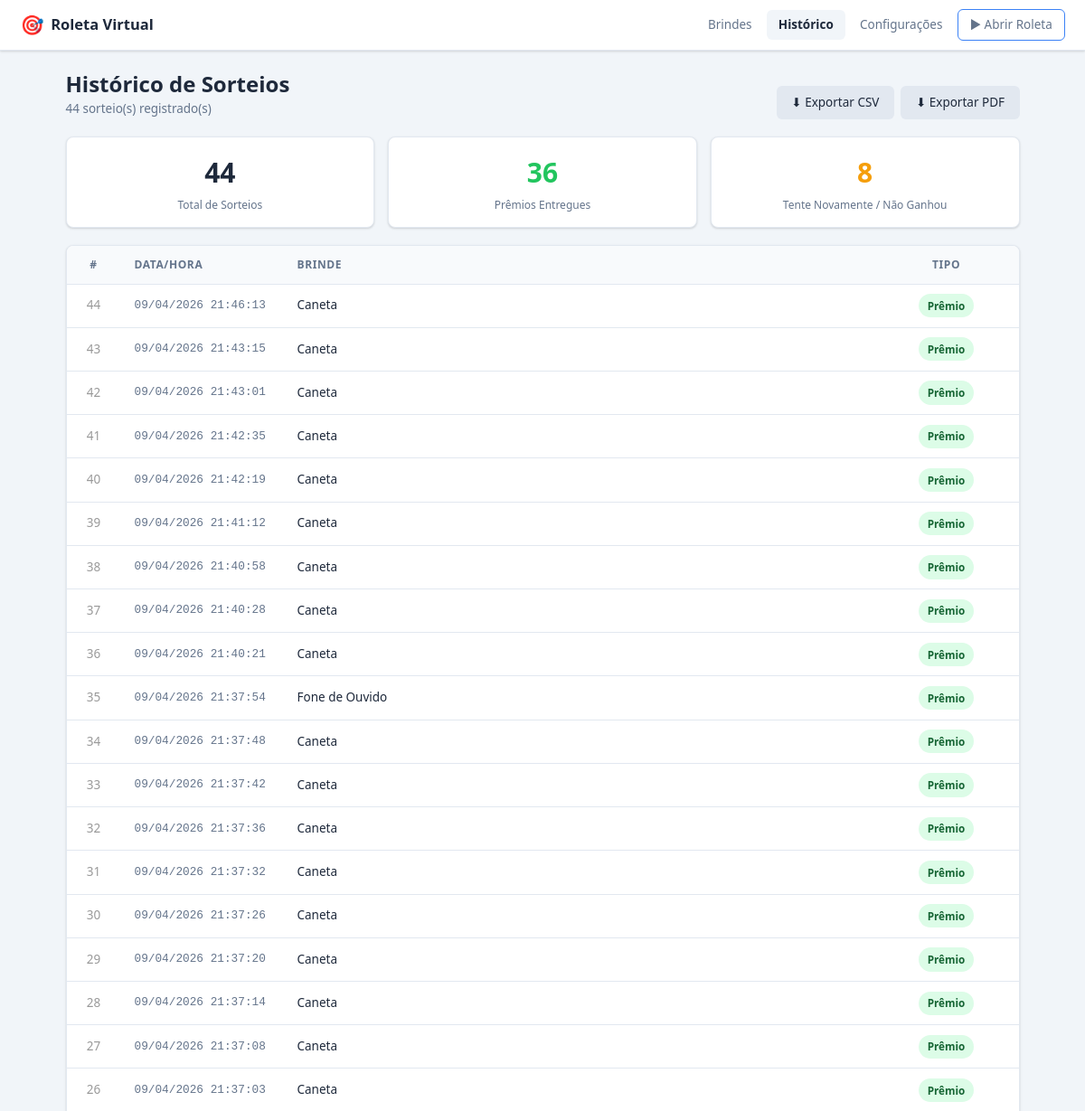
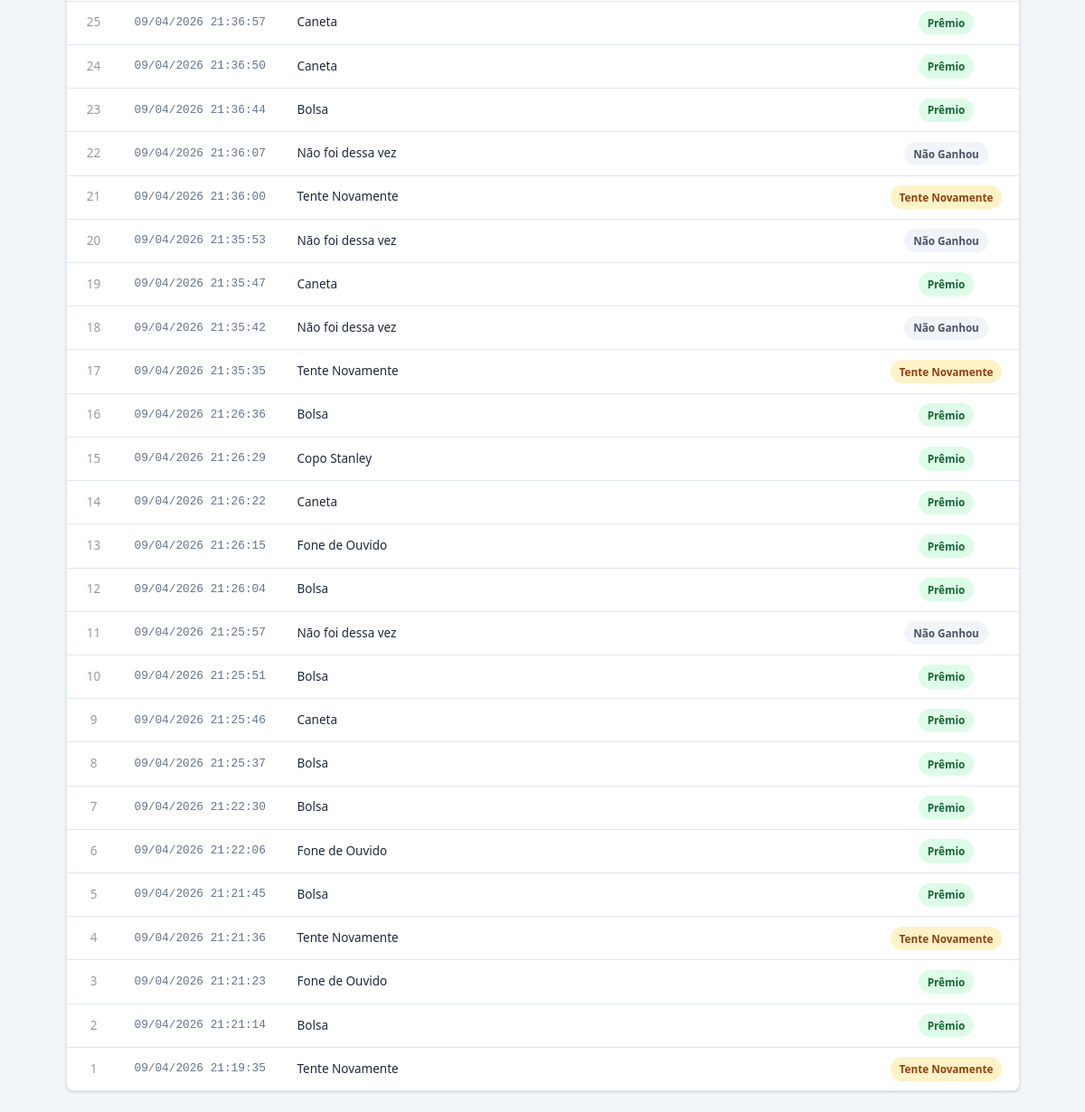
Page /admin/history on the committed database (2 pictures, top to bottom).
### app/models.py (models this page shows, shortened)
class Draw(db.Model):
    __tablename__ = "draws"
    id = db.Column(db.Integer, primary_key=True)
    prize_id = db.Column(
        db.Integer, db.ForeignKey("prizes.id", ondelete="SET NULL"), nullable=True
    )
    prize_name = db.Column(db.String(100), nullable=False)
    prize_type = db.Column(db.String(10), nullable=False)
    drawn_at = db.Column(db.DateTime, nullable=False, default=datetime.utcnow)

### app/routes/admin.py (the view)
@admin_bp.route("/history")
def history():
    page = request.args.get("page", 1, type=int)
    per_page = min(request.args.get("per_page", 50, type=int), 200)
    pagination = Draw.query.order_by(Draw.drawn_at.desc()).paginate(
        page=page, per_page=per_page, error_out=False
    )
    total = Draw.query.count()
    total_prizes = Draw.query.filter_by(prize_type="prize").count()
    total_special = total - total_prizes
    return render_template(
        "admin/history.html",
        pagination=pagination,
        draws=pagination.items,
        total=total,
        total_prizes=total_prizes,
        total_special=total_special,
    )

### app/templates/admin/history.html (shortened to what this page needs)
{% extends "base.html" %}
{% block content %}
<div class="page-header">
  <div class="page-header-left">
    <h1>Histórico de Sorteios</h1>
    <span class="page-subtitle">{{ total }} sorteio(s) registrado(s)</span>
  </div>
  <div class="page-header-actions">
    <a href="{{ url_for('reports.export_csv') }}" class="btn btn-secondary">⬇ Exportar CSV</a>
    <a href="{{ url_for('reports.export_pdf') }}" class="btn btn-secondary">⬇ Exportar PDF</a>
  </div>
</div>
<div class="stats-row">
  <div class="stat-card">
    <div class="stat-value">{{ total }}</div>
    <div class="stat-label">Total de Sorteios</div>
  </div>
  <div class="stat-card stat-green">
    <div class="stat-value">{{ total_prizes }}</div>
    <div class="stat-label">Prêmios Entregues</div>
  </div>
  <div class="stat-card stat-orange">
    <div class="stat-value">{{ total_special }}</div>
    <div class="stat-label">Tente Novamente / Não Ganhou</div>
  </div>
</div>
{% if draws %}
<div class="table-wrapper">
  <table class="data-table">
    <thead>
      <tr>
        <th style="width:60px; text-align:center">#</th>
        <th style="width:180px">Data/Hora</th>
        <th>Brinde</th>
        <th style="width:160px; text-align:center">Tipo</th>
      </tr>
    </thead>
    <tbody>
      {% for draw in draws %}
      <tr>
        <td style="text-align:center; color:#999">{{ draw.id }}</td>
        <td class="date-cell">{{ draw.drawn_at.strftime('%d/%m/%Y %H:%M:%S') }}</td>
        <td>{{ draw.prize_name }}</td>
        <td style="text-align:center">
          {% if draw.prize_type == 'prize' %}
            <span class="type-badge type-prize">Prêmio</span>
          {% elif draw.prize_type == 'retry' %}
            <span class="type-badge type-retry">Tente Novamente</span>
          {% else %}
            <span class="type-badge type-no-win">Não Ganhou</span>
          {% endif %}
        </td>
      </tr>
      {% endfor %}
    </tbody>
  </table>
</div>
{% endif %}
{% endblock %}

### app/static/css/admin.css (style rules this page uses)
*, *::before, *::after { box-sizing: border-box; margin: 0; padding: 0; }
:root { --primary: #3b82f6; --primary-d: #2563eb; --danger: #ef4444; --danger-d: #dc2626; --success: #22c55e; --warning: #f59e0b; --neutral: #64748b; --bg: #f1f5f9; --surface: #ffffff; --border: #e2e8f0; --text: #1e293b; --text-muted: #64748b; --radius: 8px; --shadow: 0 1px 3px rgba(0,0,0,.1), 0 1px 2px rgba(0,0,0,.06); }
html { font-size: 15px; }
body { font-family: system-ui, -apple-system, "Segoe UI", Roboto, sans-serif; background: var(--bg); color: var(--text); line-height: 1.6; min-height: 100vh; }
a { color: var(--primary); text-decoration: none; }
.page-header { display: flex; align-items: flex-end; justify-content: space-between; margin-bottom: 1.25rem; flex-wrap: wrap; gap: .75rem; }
.page-header h1 { font-size: 1.6rem; font-weight: 700; line-height: 1.2; }
.page-subtitle { color: var(--text-muted); font-size: .9rem; display: block; margin-top: .2rem; }
.page-header-actions { display: flex; gap: .5rem; flex-wrap: wrap; }
.btn { display: inline-flex; align-items: center; gap: .35rem; padding: .5rem 1.1rem; border-radius: 6px; border: none; cursor: pointer; font-size: .9rem; font-weight: 500; transition: background .15s, opacity .15s; text-decoration: none; white-space: nowrap; }
.btn-secondary { background: #e2e8f0; color: var(--text); }
.table-wrapper { background: var(--surface); border-radius: var(--radius); border: 1px solid var(--border); overflow: hidden; box-shadow: var(--shadow); }
.data-table { width: 100%; border-collapse: collapse; font-size: .9rem; }
.data-table thead th { background: #f8fafc; padding: .75rem 1rem; text-align: left; font-weight: 600; font-size: .8rem; text-transform: uppercase; letter-spacing: .05em; color: var(--text-muted); border-bottom: 1px solid var(--border); }
.data-table tbody td { padding: .7rem 1rem; border-bottom: 1px solid var(--border); vertical-align: middle; }
.data-table tbody tr:last-child td { border-bottom: none; }
.type-badge { display: inline-block; padding: .25rem .65rem; border-radius: 20px; font-size: .78rem; font-weight: 600; }
.type-prize { background: #dcfce7; color: #166534; }
.type-retry { background: #fef3c7; color: #92400e; }
.type-no-win { background: #f1f5f9; color: #475569; }
.stats-row { display: flex; gap: 1rem; margin-bottom: 1.25rem; flex-wrap: wrap; }
.stat-card { background: var(--surface); border: 1px solid var(--border); border-radius: var(--radius); padding: 1rem 1.5rem; min-width: 160px; flex: 1; text-align: center; box-shadow: var(--shadow); }
.stat-value { font-size: 2rem; font-weight: 800; color: var(--text); }
.stat-label { font-size: .8rem; color: var(--text-muted); margin-top: .15rem; }
.stat-green .stat-value { color: var(--success); }
.stat-orange .stat-value { color: var(--warning); }
.date-cell { font-family: monospace; font-size: .85rem; color: var(--text-muted); }

### rows in the picture
Draw: id "44", drawn_at "09/04/2026 21:46:13", prize_name "Caneta", prize_type "Prêmio"
Draw: id "43", drawn_at "09/04/2026 21:43:15", prize_name "Caneta", prize_type "Prêmio"
Draw: id "42", drawn_at "09/04/2026 21:43:01", prize_name "Caneta", prize_type "Prêmio"
Draw: id "41", drawn_at "09/04/2026 21:42:35", prize_name "Caneta", prize_type "Prêmio"
Draw: id "40", drawn_at "09/04/2026 21:42:19", prize_name "Caneta", prize_type "Prêmio"
Draw: id "39", drawn_at "09/04/2026 21:41:12", prize_name "Caneta", prize_type "Prêmio"
Draw: id "38", drawn_at "09/04/2026 21:40:58", prize_name "Caneta", prize_type "Prêmio"
Draw: id "37", drawn_at "09/04/2026 21:40:28", prize_name "Caneta", prize_type "Prêmio"
Draw: id "36", drawn_at "09/04/2026 21:40:21", prize_name "Caneta", prize_type "Prêmio"
Draw: id "35", drawn_at "09/04/2026 21:37:54", prize_name "Fone de Ouvido", prize_type "Prêmio"
Draw: id "34", drawn_at "09/04/2026 21:37:48", prize_name "Caneta", prize_type "Prêmio"
Draw: id "33", drawn_at "09/04/2026 21:37:42", prize_name "Caneta", prize_type "Prêmio"
Draw: id "32", drawn_at "09/04/2026 21:37:36", prize_name "Caneta", prize_type "Prêmio"
Draw: id "31", drawn_at "09/04/2026 21:37:32", prize_name "Caneta", prize_type "Prêmio"
Draw: id "30", drawn_at "09/04/2026 21:37:26", prize_name "Caneta", prize_type "Prêmio"
Draw: id "29", drawn_at "09/04/2026 21:37:20", prize_name "Caneta", prize_type "Prêmio"
Draw: id "28", drawn_at "09/04/2026 21:37:14", prize_name "Caneta", prize_type "Prêmio"
Draw: id "27", drawn_at "09/04/2026 21:37:08", prize_name "Caneta", prize_type "Prêmio"
Draw: id "26", drawn_at "09/04/2026 21:37:03", prize_name "Caneta", prize_type "Prêmio"
Draw: id "25", drawn_at "09/04/2026 21:36:57", prize_name "Caneta", prize_type "Prêmio"
Draw: id "24", drawn_at "09/04/2026 21:36:50", prize_name "Caneta", prize_type "Prêmio"
Draw: id "23", drawn_at "09/04/2026 21:36:44", prize_name "Bolsa", prize_type "Prêmio"
Draw: id "22", drawn_at "09/04/2026 21:36:07", prize_name "Não foi dessa vez", prize_type "Não Ganhou"
Draw: id "21", drawn_at "09/04/2026 21:36:00", prize_name "Tente Novamente", prize_type "Tente Novamente"
Draw: id "20", drawn_at "09/04/2026 21:35:53", prize_name "Não foi dessa vez", prize_type "Não Ganhou"
Draw: id "19", drawn_at "09/04/2026 21:35:47", prize_name "Caneta", prize_type "Prêmio"
Draw: id "18", drawn_at "09/04/2026 21:35:42", prize_name "Não foi dessa vez", prize_type "Não Ganhou"
Draw: id "17", drawn_at "09/04/2026 21:35:35", prize_name "Tente Novamente", prize_type "Tente Novamente"
Draw: id "16", drawn_at "09/04/2026 21:26:36", prize_name "Bolsa", prize_type "Prêmio"
Draw: id "15", drawn_at "09/04/2026 21:26:29", prize_name "Copo Stanley", prize_type "Prêmio"
Draw: id "14", drawn_at "09/04/2026 21:26:22", prize_name "Caneta", prize_type "Prêmio"
Draw: id "13", drawn_at "09/04/2026 21:26:15", prize_name "Fone de Ouvido", prize_type "Prêmio"
Draw: id "12", drawn_at "09/04/2026 21:26:04", prize_name "Bolsa", prize_type "Prêmio"
Draw: id "11", drawn_at "09/04/2026 21:25:57", prize_name "Não foi dessa vez", prize_type "Não Ganhou"
Draw: id "10", drawn_at "09/04/2026 21:25:51", prize_name "Bolsa", prize_type "Prêmio"
Draw: id "9", drawn_at "09/04/2026 21:25:46", prize_name "Caneta", prize_type "Prêmio"
Draw: id "8", drawn_at "09/04/2026 21:25:37", prize_name "Bolsa", prize_type "Prêmio"
Draw: id "7", drawn_at "09/04/2026 21:22:30", prize_name "Bolsa", prize_type "Prêmio"
Draw: id "6", drawn_at "09/04/2026 21:22:06", prize_name "Fone de Ouvido", prize_type "Prêmio"
Draw: id "5", drawn_at "09/04/2026 21:21:45", prize_name "Bolsa", prize_type "Prêmio"
Draw: id "4", drawn_at "09/04/2026 21:21:36", prize_name "Tente Novamente", prize_type "Tente Novamente"
Draw: id "3", drawn_at "09/04/2026 21:21:23", prize_name "Fone de Ouvido", prize_type "Prêmio"
Draw: id "2", drawn_at "09/04/2026 21:21:14", prize_name "Bolsa", prize_type "Prêmio"
Draw: id "1", drawn_at "09/04/2026 21:19:35", prize_name "Tente Novamente", prize_type "Tente Novamente"

### other values in the picture
{{ total }} "44"
{{ total_prizes }} "36"
{{ total_special }} "8"
